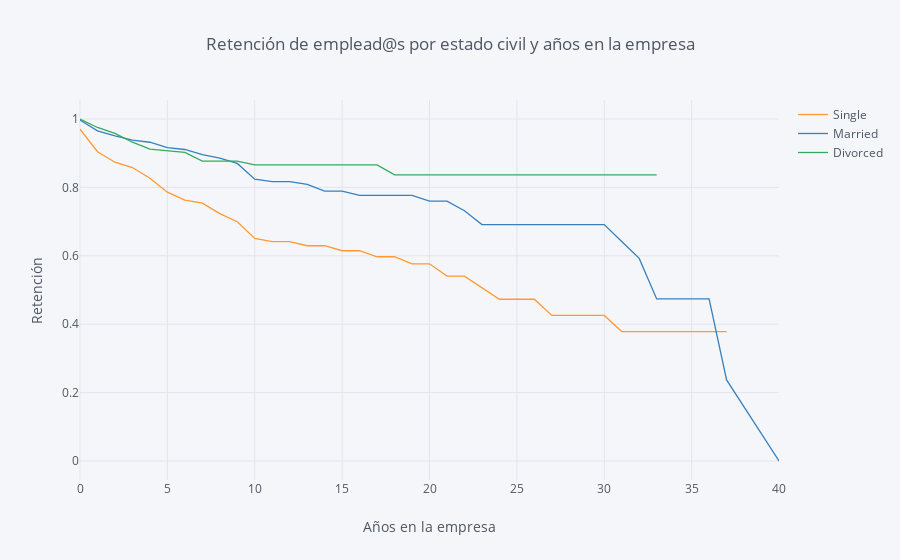

Write notebook code for a chart like this one.
### Markdown cell above
## 4. Let's switch to looking at retention rates from another demographic perspective: marital status. Generate and plot survival curves for the different marital statuses by number of years at the company.

### Code cell
rates = survival(data, 'MaritalStatus', 'YearsAtCompany', 'Attrition')
rates.iplot(kind='line', xTitle= 'Años en la empresa', yTitle='Retención', title='Retención de emplead@s por estado civil y años en la empresa')

### Figure 1 — Plotly figure (JSON) as saved in the notebook; plotly's stock layout.template omitted (floating-point values rounded to 4 significant figures)
{"data": [{"line": {"color": "rgba(255, 153, 51, 1.0)", "dash": "solid", "shape": "linear", "width": 1.3}, "mode": "lines", "name": "Single", "text": "", "type": "scatter", "uid": "3b33a1a3-5ba1-408b-aaf9-5783ce6b5ebe", "x": [0, 1, 2, 3, 4, 5, 6, 7, 8, 9, 10, 11, 12, 13, 14, 15, 16, 17, 18, 19, 20, 21, 22, 23, 24, 25, 26, 27, 29, 30, 31, 32, 33, 34, 36, 37, 40], "y": [0.9702, 0.9044, 0.8736, 0.8581, 0.8268, 0.7861, 0.7628, 0.754, 0.7234, 0.6997, 0.6507, 0.6413, 0.6413, 0.6294, 0.6294, 0.6148, 0.6148, 0.5972, 0.5972, 0.5766, 0.5766, 0.5406, 0.5406, 0.5068, 0.473, 0.473, 0.473, 0.4257, 0.4257, 0.4257, 0.3784, 0.3784, 0.3784, 0.3784, 0.3784, 0.3784, ""]}, {"line": {"color": "rgba(55, 128, 191, 1.0)", "dash": "solid", "shape": "linear", "width": 1.3}, "mode": "lines", "name": "Married", "text": "", "type": "scatter", "uid": "b061c683-d9a6-43d4-a594-352b644c9b35", "x": [0, 1, 2, 3, 4, 5, 6, 7, 8, 9, 10, 11, 12, 13, 14, 15, 16, 17, 18, 19, 20, 21, 22, 23, 24, 25, 26, 27, 29, 30, 31, 32, 33, 34, 36, 37, 40], "y": [0.997, 0.9654, 0.9506, 0.9381, 0.932, 0.9164, 0.9109, 0.8958, 0.8858, 0.8702, 0.8239, 0.817, 0.817, 0.8086, 0.7894, 0.7894, 0.7768, 0.7768, 0.7768, 0.7768, 0.7599, 0.7599, 0.7318, 0.6911, 0.6911, 0.6911, 0.6911, 0.6911, 0.6911, 0.6911, 0.6418, 0.5924, 0.4739, 0.4739, 0.4739, 0.237, 0]}, {"line": {"color": "rgba(50, 171, 96, 1.0)", "dash": "solid", "shape": "linear", "width": 1.3}, "mode": "lines", "name": "Divorced", "text": "", "type": "scatter", "uid": "7de84f70-c0b7-45e4-84d7-8fdc6e709827", "x": [0, 1, 2, 3, 4, 5, 6, 7, 8, 9, 10, 11, 12, 13, 14, 15, 16, 17, 18, 19, 20, 21, 22, 23, 24, 25, 26, 27, 29, 30, 31, 32, 33, 34, 36, 37, 40], "y": [1, 0.9752, 0.9581, 0.9321, 0.9122, 0.9078, 0.9021, 0.8769, 0.8769, 0.8769, 0.8657, 0.8657, 0.8657, 0.8657, 0.8657, 0.8657, 0.8657, 0.8657, 0.8368, 0.8368, 0.8368, 0.8368, 0.8368, 0.8368, 0.8368, 0.8368, 0.8368, 0.8368, 0.8368, 0.8368, 0.8368, 0.8368, 0.8368, "", "", "", ""]}], "layout": {"legend": {"bgcolor": "#F5F6F9", "font": {"color": "#4D5663"}}, "paper_bgcolor": "#F5F6F9", "plot_bgcolor": "#F5F6F9", "title": {"font": {"color": "#4D5663"}, "text": "Retención de emplead@s por estado civil y años en la empresa"}, "xaxis": {"gridcolor": "#E1E5ED", "showgrid": true, "tickfont": {"color": "#4D5663"}, "title": {"font": {"color": "#4D5663"}, "text": "Años en la empresa"}, "zerolinecolor": "#E1E5ED"}, "yaxis": {"gridcolor": "#E1E5ED", "showgrid": true, "tickfont": {"color": "#4D5663"}, "title": {"font": {"color": "#4D5663"}, "text": "Retención"}, "zerolinecolor": "#E1E5ED"}}}
